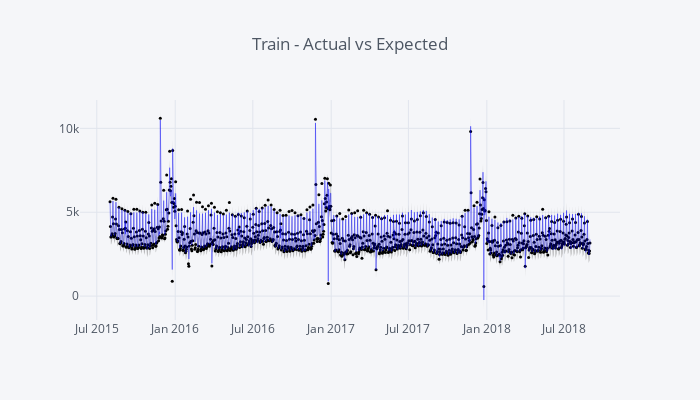
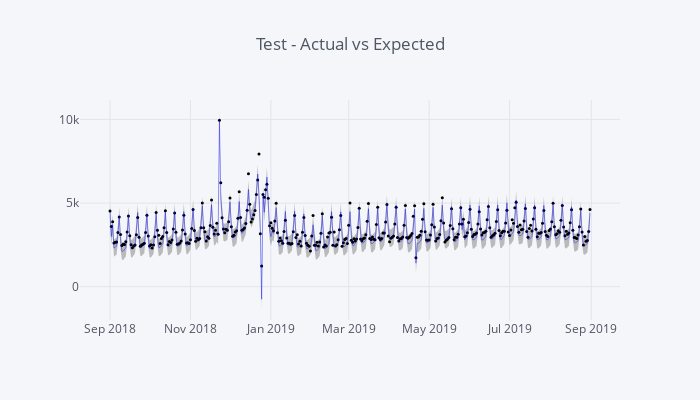
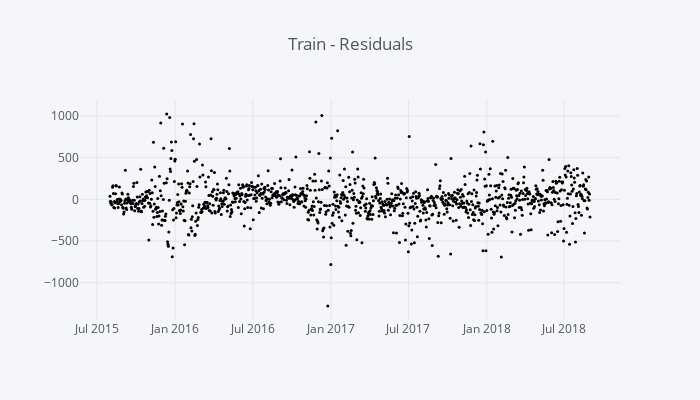
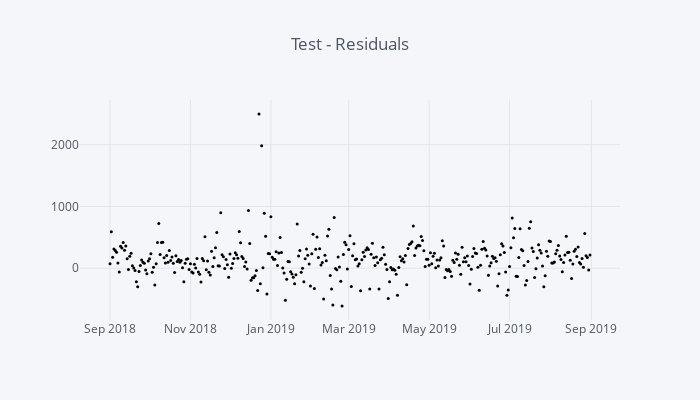

Notebook code cell kept with these figures, in order:
### Markdown cell above
The next plots show the actual vs the predicted (with 95% confidence intervals) and the residual plots for the train and test sample. The model captures the variation well in the test sample. However, there seems to be a pattern in the residuals suggesting that November, December and January could have been captured better. This can be achived by improving the lengthscale by incorporating a prior, and by adding an effect when a special day falls in a weekend.

### Code cell
model_1.plot_act_exp(data=model_1.data_d, title='Train - Actual vs Expected')
model_1.plot_act_exp(data=model_1.data_t, title='Test - Actual vs Expected')
model_1.plot_residuals(data=model_1.data_d, title='Train - Residuals')
model_1.plot_residuals(data=model_1.data_t, title='Test - Residuals')

### Figure 1 — Plotly figure (JSON) as saved in the notebook; plotly's stock layout.template omitted (floating-point values rounded to 4 significant figures; data arrays with more than 128 entries replaced by an {"elided": "..."} marker saying what was removed)
{"data": [{"line": {"color": "Gray", "width": 0}, "name": "Predicted - 1.96 σ", "showlegend": false, "x": {"elided": "1126 str values"}, "y": {"elided": "1126 float values"}}, {"fill": "tonexty", "line": {"color": "Gray", "width": 0}, "name": "Predicted + 1.96 σ", "showlegend": false, "x": {"elided": "1126 str values"}, "y": {"elided": "1126 float values"}}, {"color": "Gray", "marker": {"color": "Black", "opacity": 1, "size": 3}, "mode": "markers", "name": "Actual", "showlegend": false, "x": {"elided": "1126 str values"}, "y": {"elided": "1126 int values"}}, {"line": {"color": "Blue", "width": 0.8}, "name": "Predicted", "opacity": 0.5, "showlegend": false, "x": {"elided": "1126 str values"}, "y": {"elided": "1126 float values"}}], "layout": {"height": 400, "legend": {"bgcolor": "#F5F6F9", "font": {"color": "#4D5663"}}, "paper_bgcolor": "#F5F6F9", "plot_bgcolor": "#F5F6F9", "shapes": [{"line": {"color": "#000000", "dash": "solid", "width": 0}, "type": "rect", "x0": "2018-09-01T00:00:00", "x1": "2018-08-31T00:00:00", "xref": "x", "y0": 0, "y1": 1, "yref": "paper"}], "title": "Train - Actual vs Expected", "titlefont": {"color": "#4D5663"}, "width": 700, "xaxis": {"gridcolor": "#E1E5ED", "showgrid": true, "tickfont": {"color": "#4D5663"}, "title": "", "titlefont": {"color": "#4D5663"}, "zerolinecolor": "#E1E5ED"}, "yaxis": {"gridcolor": "#E1E5ED", "showgrid": true, "tickfont": {"color": "#4D5663"}, "title": "", "titlefont": {"color": "#4D5663"}, "zerolinecolor": "#E1E5ED"}}}

### Figure 2 — Plotly figure (JSON) as saved in the notebook; plotly's stock layout.template omitted (floating-point values rounded to 4 significant figures; data arrays with more than 128 entries replaced by an {"elided": "..."} marker saying what was removed)
{"data": [{"line": {"color": "Gray", "width": 0}, "name": "Predicted - 1.96 σ", "showlegend": false, "x": {"elided": "365 str values"}, "y": {"elided": "365 float values"}}, {"fill": "tonexty", "line": {"color": "Gray", "width": 0}, "name": "Predicted + 1.96 σ", "showlegend": false, "x": {"elided": "365 str values"}, "y": {"elided": "365 float values"}}, {"color": "Gray", "marker": {"color": "Black", "opacity": 1, "size": 3}, "mode": "markers", "name": "Actual", "showlegend": false, "x": {"elided": "365 str values"}, "y": {"elided": "365 int values"}}, {"line": {"color": "Blue", "width": 0.8}, "name": "Predicted", "opacity": 0.5, "showlegend": false, "x": {"elided": "365 str values"}, "y": {"elided": "365 float values"}}], "layout": {"height": 400, "legend": {"bgcolor": "#F5F6F9", "font": {"color": "#4D5663"}}, "paper_bgcolor": "#F5F6F9", "plot_bgcolor": "#F5F6F9", "shapes": [{"line": {"color": "#000000", "dash": "solid", "width": 0}, "type": "rect", "x0": "2018-09-01T00:00:00", "x1": "2019-08-31T00:00:00", "xref": "x", "y0": 0, "y1": 1, "yref": "paper"}], "title": "Test - Actual vs Expected", "titlefont": {"color": "#4D5663"}, "width": 700, "xaxis": {"gridcolor": "#E1E5ED", "showgrid": true, "tickfont": {"color": "#4D5663"}, "title": "", "titlefont": {"color": "#4D5663"}, "zerolinecolor": "#E1E5ED"}, "yaxis": {"gridcolor": "#E1E5ED", "showgrid": true, "tickfont": {"color": "#4D5663"}, "title": "", "titlefont": {"color": "#4D5663"}, "zerolinecolor": "#E1E5ED"}}}

### Figure 3 — Plotly figure (JSON) as saved in the notebook; plotly's stock layout.template omitted (floating-point values rounded to 4 significant figures; data arrays with more than 128 entries replaced by an {"elided": "..."} marker saying what was removed)
{"data": [{"color": "Gray", "marker": {"color": "Black", "opacity": 1, "size": 3}, "mode": "markers", "name": "Actual", "showlegend": false, "x": {"elided": "1126 str values"}, "y": {"elided": "1126 float values"}}], "layout": {"height": 400, "legend": {"bgcolor": "#F5F6F9", "font": {"color": "#4D5663"}}, "paper_bgcolor": "#F5F6F9", "plot_bgcolor": "#F5F6F9", "shapes": [{"line": {"color": "#000000", "dash": "solid", "width": 0}, "type": "rect", "x0": "2018-09-01T00:00:00", "x1": "2018-08-31T00:00:00", "xref": "x", "y0": 0, "y1": 1, "yref": "paper"}], "title": "Train - Residuals", "titlefont": {"color": "#4D5663"}, "width": 700, "xaxis": {"gridcolor": "#E1E5ED", "showgrid": true, "tickfont": {"color": "#4D5663"}, "title": "", "titlefont": {"color": "#4D5663"}, "zerolinecolor": "#E1E5ED"}, "yaxis": {"gridcolor": "#E1E5ED", "showgrid": true, "tickfont": {"color": "#4D5663"}, "title": "", "titlefont": {"color": "#4D5663"}, "zerolinecolor": "#E1E5ED"}}}

### Figure 4 — Plotly figure (JSON) as saved in the notebook; plotly's stock layout.template omitted (floating-point values rounded to 4 significant figures; data arrays with more than 128 entries replaced by an {"elided": "..."} marker saying what was removed)
{"data": [{"color": "Gray", "marker": {"color": "Black", "opacity": 1, "size": 3}, "mode": "markers", "name": "Actual", "showlegend": false, "x": {"elided": "365 str values"}, "y": {"elided": "365 float values"}}], "layout": {"height": 400, "legend": {"bgcolor": "#F5F6F9", "font": {"color": "#4D5663"}}, "paper_bgcolor": "#F5F6F9", "plot_bgcolor": "#F5F6F9", "shapes": [{"line": {"color": "#000000", "dash": "solid", "width": 0}, "type": "rect", "x0": "2018-09-01T00:00:00", "x1": "2019-08-31T00:00:00", "xref": "x", "y0": 0, "y1": 1, "yref": "paper"}], "title": "Test - Residuals", "titlefont": {"color": "#4D5663"}, "width": 700, "xaxis": {"gridcolor": "#E1E5ED", "showgrid": true, "tickfont": {"color": "#4D5663"}, "title": "", "titlefont": {"color": "#4D5663"}, "zerolinecolor": "#E1E5ED"}, "yaxis": {"gridcolor": "#E1E5ED", "showgrid": true, "tickfont": {"color": "#4D5663"}, "title": "", "titlefont": {"color": "#4D5663"}, "zerolinecolor": "#E1E5ED"}}}
